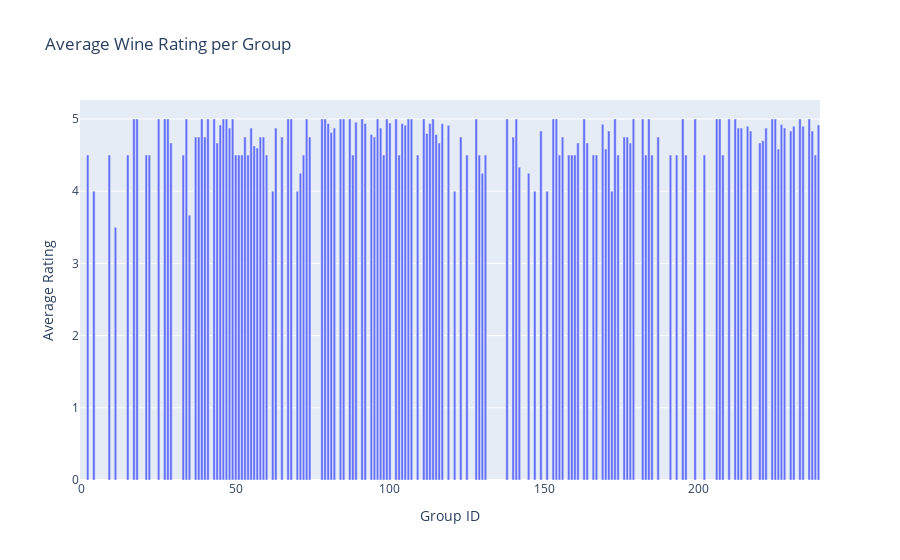

Notebook code cell kept with this figure:
### Code cell
import plotly.express as px

# Create an interactive bar chart
fig = px.bar(group_avg_ratings_df, x='GroupID', y='AverageRating',
             labels={'GroupID': 'Group ID', 'AverageRating': 'Average Rating'},
             title='Average Wine Rating per Group')

# Show the interactive chart
fig.show()

### Figure 1 — Plotly figure (JSON) as saved in the notebook; plotly's stock layout.template omitted (floating-point values rounded to 4 significant figures; data arrays with more than 128 entries replaced by an {"elided": "..."} marker saying what was removed)
{"data": [{"alignmentgroup": "True", "hovertemplate": "Group ID=%{x}<br>Average Rating=%{y}<extra></extra>", "legendgroup": "", "marker": {"color": "#636efa", "pattern": {"shape": ""}}, "name": "", "offsetgroup": "", "orientation": "v", "showlegend": false, "textposition": "auto", "type": "bar", "x": {"elided": "240 int values"}, "xaxis": "x", "y": {"elided": "240 float values"}, "yaxis": "y"}], "layout": {"barmode": "relative", "legend": {"tracegroupgap": 0}, "title": {"text": "Average Wine Rating per Group"}, "xaxis": {"anchor": "y", "domain": [0, 1], "title": {"text": "Group ID"}}, "yaxis": {"anchor": "x", "domain": [0, 1], "title": {"text": "Average Rating"}}}}
